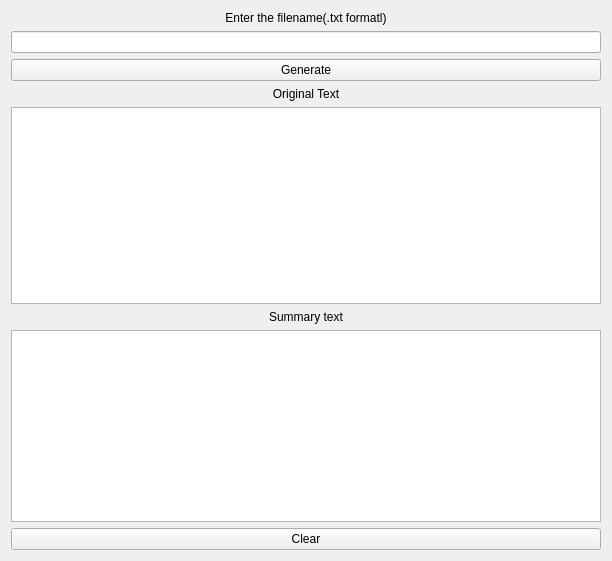
<?xml version="1.0" encoding="UTF-8"?>
<ui version="4.0">
 <class>Form</class>
 <widget class="QWidget" name="Form">
  <property name="geometry">
   <rect>
    <x>0</x>
    <y>0</y>
    <width>612</width>
    <height>561</height>
   </rect>
  </property>
  <property name="windowTitle">
   <string>Form</string>
  </property>
  <layout class="QVBoxLayout" name="verticalLayout_3">
   <item>
    <widget class="QLabel" name="label">
     <property name="text">
      <string>Enter the filename(.txt formatl)</string>
     </property>
     <property name="alignment">
      <set>Qt::AlignCenter</set>
     </property>
    </widget>
   </item>
   <item>
    <widget class="QLineEdit" name="filename"/>
   </item>
   <item>
    <widget class="QPushButton" name="pushButton">
     <property name="text">
      <string>Generate</string>
     </property>
    </widget>
   </item>
   <item>
    <layout class="QVBoxLayout" name="verticalLayout">
     <item>
      <widget class="QLabel" name="label_2">
       <property name="text">
        <string>Original Text</string>
       </property>
       <property name="alignment">
        <set>Qt::AlignCenter</set>
       </property>
      </widget>
     </item>
     <item>
      <widget class="QPlainTextEdit" name="origtext">
       <property name="readOnly">
        <bool>true</bool>
       </property>
      </widget>
     </item>
    </layout>
   </item>
   <item>
    <layout class="QVBoxLayout" name="verticalLayout_2">
     <item>
      <widget class="QLabel" name="label_3">
       <property name="text">
        <string>Summary text</string>
       </property>
       <property name="alignment">
        <set>Qt::AlignCenter</set>
       </property>
      </widget>
     </item>
     <item>
      <widget class="QPlainTextEdit" name="summtext">
       <property name="readOnly">
        <bool>true</bool>
       </property>
      </widget>
     </item>
     <item>
      <widget class="QPushButton" name="pushButton_2">
       <property name="text">
        <string>Clear</string>
       </property>
      </widget>
     </item>
    </layout>
   </item>
  </layout>
 </widget>
 <resources/>
 <connections>
  <connection>
   <sender>pushButton_2</sender>
   <signal>clicked()</signal>
   <receiver>summtext</receiver>
   <slot>clear()</slot>
   <hints>
    <hint type="sourcelabel">
     <x>209</x>
     <y>525</y>
    </hint>
    <hint type="destinationlabel">
     <x>208</x>
     <y>454</y>
    </hint>
   </hints>
  </connection>
  <connection>
   <sender>pushButton_2</sender>
   <signal>clicked()</signal>
   <receiver>origtext</receiver>
   <slot>clear()</slot>
   <hints>
    <hint type="sourcelabel">
     <x>260</x>
     <y>530</y>
    </hint>
    <hint type="destinationlabel">
     <x>352</x>
     <y>237</y>
    </hint>
   </hints>
  </connection>
  <connection>
   <sender>pushButton_2</sender>
   <signal>clicked()</signal>
   <receiver>filename</receiver>
   <slot>clear()</slot>
   <hints>
    <hint type="sourcelabel">
     <x>445</x>
     <y>534</y>
    </hint>
    <hint type="destinationlabel">
     <x>438</x>
     <y>38</y>
    </hint>
   </hints>
  </connection>
 </connections>
</ui>
